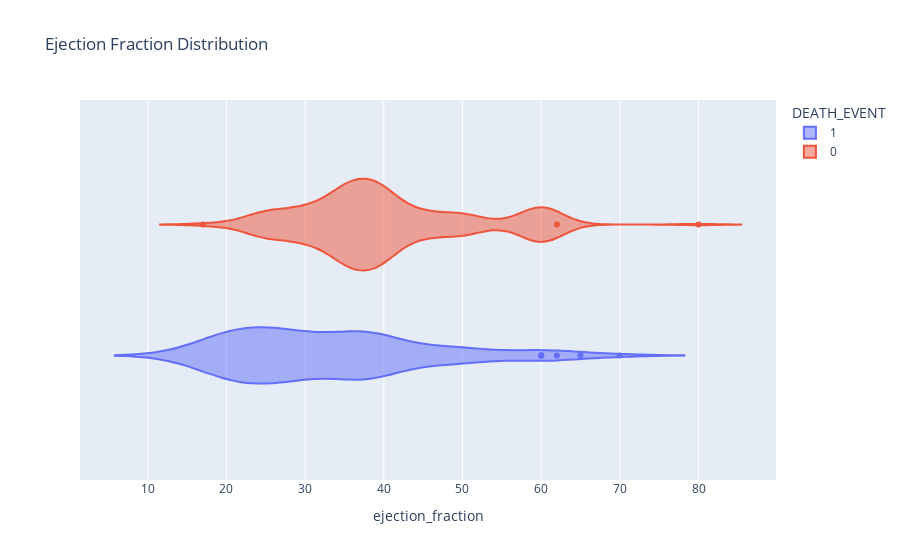

This figure's notebook cell:
### Code cell
px.violin(df, x='ejection_fraction', color='DEATH_EVENT', title='Ejection Fraction Distribution')

### Figure 1 — Plotly figure (JSON) as saved in the notebook; plotly's stock layout.template omitted (floating-point values rounded to 4 significant figures; data arrays with more than 128 entries replaced by an {"elided": "..."} marker saying what was removed)
{"data": [{"alignmentgroup": "True", "box": {"visible": false}, "hovertemplate": "DEATH_EVENT=1<br>ejection_fraction=%{x}<extra></extra>", "legendgroup": "1", "marker": {"color": "#636efa"}, "name": "1", "offsetgroup": "1", "orientation": "h", "scalegroup": "True", "showlegend": true, "type": "violin", "x": [20, 38, 20, 20, 20, 40, 15, 60, 65, 35, 38, 25, 30, 38, 50, 38, 14, 25, 55, 30, 35, 30, 38, 40, 45, 38, 30, 38, 45, 35, 50, 35, 50, 50, 38, 20, 30, 45, 60, 38, 25, 38, 20, 30, 25, 20, 62, 50, 38, 30, 20, 20, 25, 40, 35, 20, 15, 25, 25, 25, 35, 20, 20, 25, 25, 25, 30, 60, 60, 38, 40, 17, 38, 25, 30, 45, 35, 30, 38, 20, 25, 25, 38, 25, 30, 50, 25, 20, 45, 30, 70, 20, 30, 25, 25, 20], "x0": " ", "xaxis": "x", "y0": " ", "yaxis": "y"}, {"alignmentgroup": "True", "box": {"visible": false}, "hovertemplate": "DEATH_EVENT=0<br>ejection_fraction=%{x}<extra></extra>", "legendgroup": "0", "marker": {"color": "#EF553B"}, "name": "0", "offsetgroup": "0", "orientation": "h", "scalegroup": "True", "showlegend": true, "type": "violin", "x": {"elided": "203 int values"}, "x0": " ", "xaxis": "x", "y0": " ", "yaxis": "y"}], "layout": {"legend": {"title": {"text": "DEATH_EVENT"}, "tracegroupgap": 0}, "title": {"text": "Ejection Fraction Distribution"}, "violinmode": "group", "xaxis": {"anchor": "y", "domain": [0, 1], "title": {"text": "ejection_fraction"}}, "yaxis": {"anchor": "x", "domain": [0, 1]}}}
